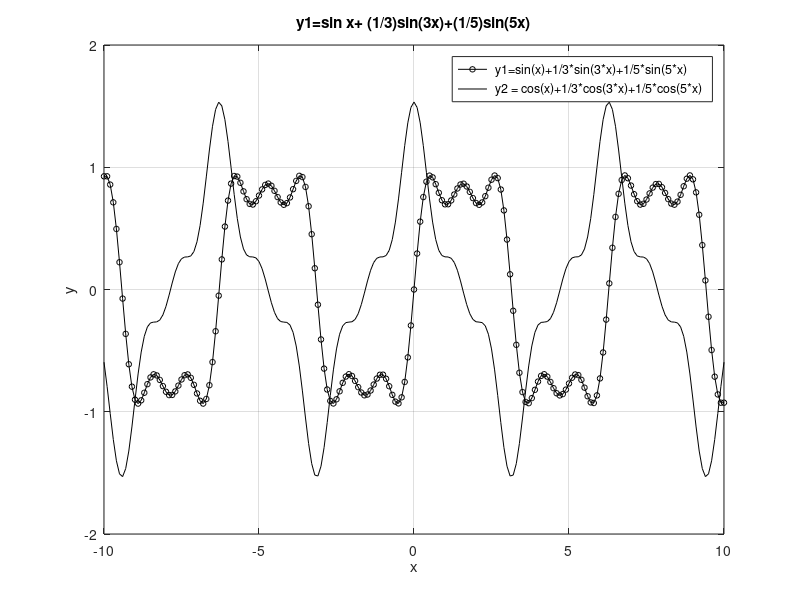
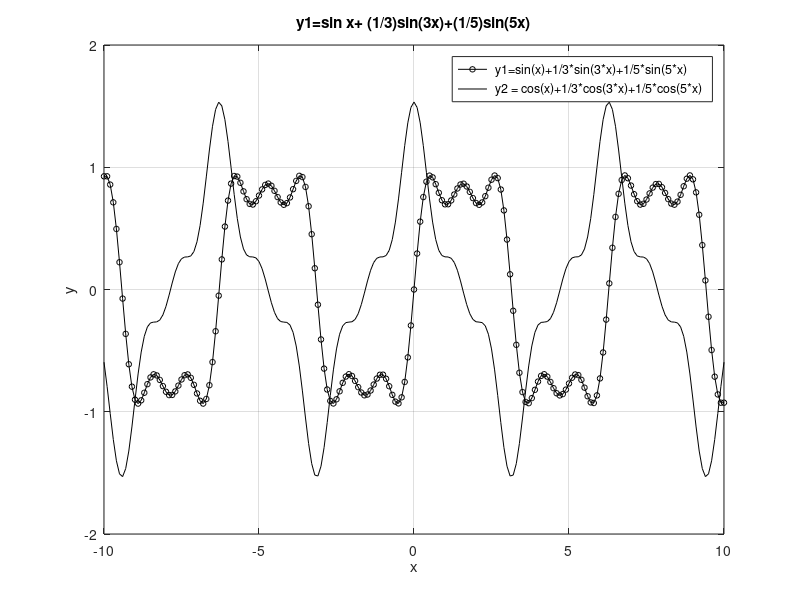

These charts were generated, in order, by the following MATLAB code:
x=-10:0.1:10;
y1=sin(x)+1/3*sin(3*x)+1/5*sin(5*x);
y2 = cos(x)+1/3*cos(3*x)+1/5*cos(5*x);
plot(x,y1, "-ok; y1=sin(x)+1/3*sin(3*x)+1/5*sin(5*x);","markersize",4)
hold on
plot(x, y2, "-k; y2 = cos(x)+1/3*cos(3*x)+1/5*cos(5*x);")
grid on;
xlabel('x');
ylabel('y');
title('y1=sin x+ (1/3)sin(3x)+(1/5)sin(5x)');
print ("plot-sin1.eps", "-mono", "-FArial:16", "-deps")
print("plot-sin1.png");